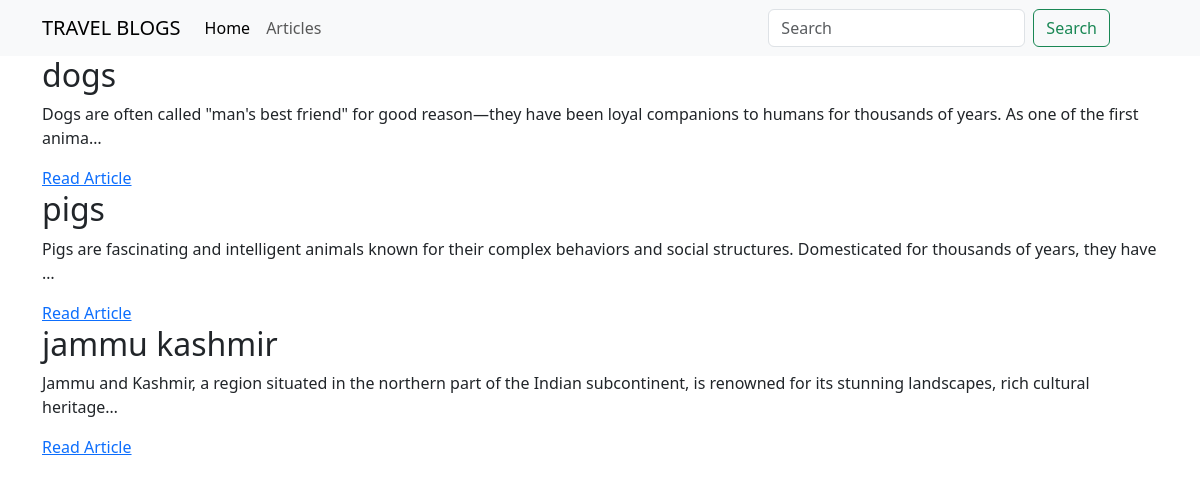
The app's page /blog/all with its own data.
### blog/models.py (models this page shows)
class Article(models.Model):
    author = models.ForeignKey('auth.user', on_delete=models.CASCADE)
    title = models.CharField(max_length = 150)
    content = models.TextField()
    image = models.ImageField(upload_to="article/")
    created_at = models.DateField(auto_now_add=True)

### blog/views.py (the view)
# urls.py: path('blog/all', blog_views.blog_list_view, name="blog_list"),
def blog_list_view(request):
    return render(
        request,
        'blog_list.html',
        context={
            'articles': Article.objects.all()
        }
    )

### templates/blog_list.html (shortened to what this page needs)
{% extends 'layout/base.html' %}
{% block content %}
    {% for item in articles %}
        <div class="container">
            <div class="row">
                <div class="col">
                    <h2>{{item.title}}</h2>
                    <p>
                    {{item.content|truncatechars:150}}
                    </p>
                    <a href="{% url 'article' item.id %}">Read Article</a>
                </div>
            </div>
        </div>
    {% endfor %}
{% endblock content %}

### records on screen
Article: title "dogs", content "Dogs are often called \"man's best friend\" for good reason—they have been loyal companions to humans for thousands of years. As one of the first anima…"
Article: title "pigs", content "Pigs are fascinating and intelligent animals known for their complex behaviors and social structures. Domesticated for thousands of years, they have …"
Article: title "jammu kashmir", content "Jammu and Kashmir, a region situated in the northern part of the Indian subcontinent, is renowned for its stunning landscapes, rich cultural heritage…"
